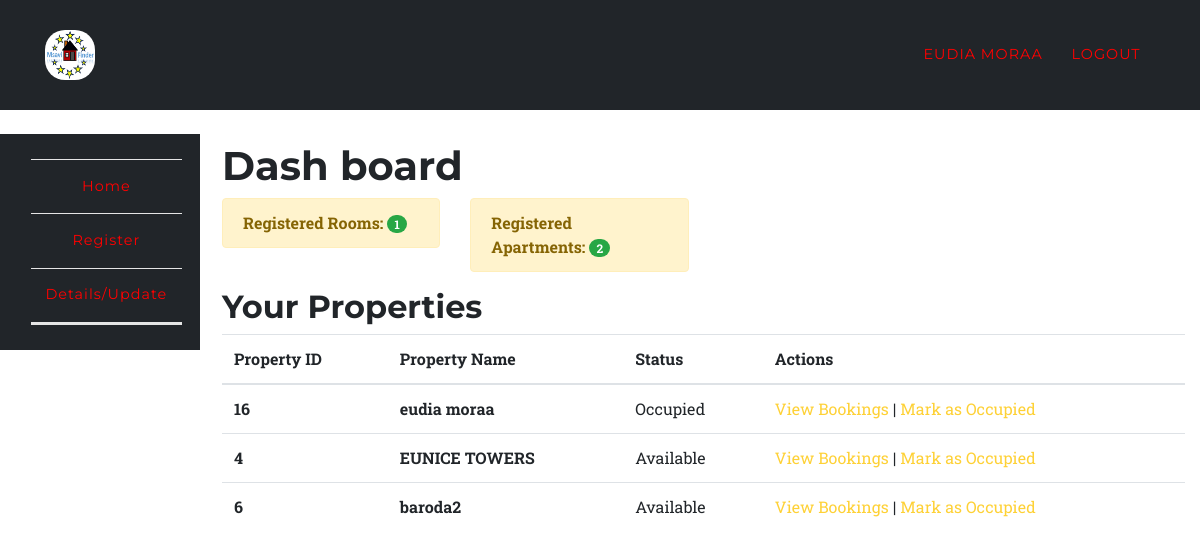
Page /auth/dashboard.php (signed in) on the committed database.
### tables this page shows
CREATE TABLE `room_rental_registrations` (
  `id` int(10) UNSIGNED NOT NULL,
  `fullname` varchar(191) NOT NULL,
  `mobile` varchar(191) NOT NULL,
  `alternat_mobile` varchar(191) NOT NULL,
  `email` varchar(191) NOT NULL,
  `country` varchar(191) NOT NULL,
  `location` varchar(191) NOT NULL,
  `city` varchar(191) NOT NULL,
  `landmark` varchar(191) NOT NULL,
  `property_type` varchar(50) DEFAULT NULL,
  `rent` varchar(191) NOT NULL,
  `sale` varchar(190) DEFAULT NULL,
  `deposit` varchar(191) NOT NULL,
  `plot_number` varchar(191) NOT NULL,
  `rooms` varchar(100) DEFAULT NULL,
  `address` varchar(191) NOT NULL,
  `accommodation` varchar(191) NOT NULL,
  `description` varchar(191) NOT NULL,
  `image` varchar(191) DEFAULT NULL,
  `open_for_sharing` varchar(191) DEFAULT NULL,
  `other` varchar(191) DEFAULT NULL,
  `vacant` int(1) NOT NULL DEFAULT 1,
  `created_at` timestamp NULL DEFAULT current_timestamp(),
  `updated_at` timestamp NULL DEFAULT current_timestamp(),
  `user_id` int(10) DEFAULT NULL
);

CREATE TABLE `room_rental_registrations_apartment` (
  `id` int(10) UNSIGNED NOT NULL,
  `fullname` varchar(191) NOT NULL,
  `mobile` varchar(191) NOT NULL,
  `alternat_mobile` varchar(191) NOT NULL,
  `email` varchar(191) NOT NULL,
  `country` varchar(191) NOT NULL,
  `location` varchar(191) NOT NULL,
  `city` varchar(191) NOT NULL,
  `landmark` varchar(191) NOT NULL,
  `property_type` varchar(50) DEFAULT NULL,
  `rent` varchar(191) NOT NULL,
  `deposit` varchar(191) NOT NULL,
  `plot_number` varchar(191) NOT NULL,
  `apartment_name` varchar(100) DEFAULT NULL,
  `ap_number_of_plats` varchar(100) DEFAULT NULL,
  `rooms` varchar(100) DEFAULT NULL,
  `floor` varchar(100) DEFAULT NULL,
  `purpose` varchar(100) DEFAULT NULL,
  `own` varchar(100) DEFAULT NULL,
  `area` varchar(100) DEFAULT NULL,
  `address` varchar(191) NOT NULL,
  `accommodation` varchar(191) NOT NULL,
  `description` varchar(191) NOT NULL,
  `image` varchar(191) DEFAULT NULL,
  `open_for_sharing` varchar(191) DEFAULT NULL,
  `other` varchar(191) DEFAULT NULL,
  `vacant` int(1) NOT NULL DEFAULT 1,
  `created_at` timestamp NULL DEFAULT current_timestamp(),
  `updated_at` timestamp NULL DEFAULT current_timestamp(),
  `user_id` int(10) DEFAULT NULL
);

### auth/dashboard.php (the view, shortened to what this page needs)
<?php
    require '../config/config.php';
    $stmt = $connect->prepare('SELECT count(*) as total_auth_user_rent FROM room_rental_registrations WHERE user_id = :user_id');
    $stmt->execute(array(
        ':user_id' => $_SESSION['id']
    ));
    $total_auth_user_rent = $stmt->fetch(PDO::FETCH_ASSOC);
    $stmt = $connect->prepare('SELECT count(*) as total_auth_user_rent_ap FROM room_rental_registrations_apartment WHERE user_id = :user_id');
    $stmt->execute(array(
        ':user_id' => $_SESSION['id']
    ));
    $total_auth_user_rent_ap = $stmt->fetch(PDO::FETCH_ASSOC);
    $user_id = $_SESSION['id'];
    $stmt = $connect->prepare('SELECT * FROM room_rental_registrations WHERE user_id = :user_id');
    $stmt->execute(array(':user_id' => $user_id));
    $user_properties_1 = $stmt->fetchAll(PDO::FETCH_ASSOC);
    $stmt = $connect->prepare('SELECT * FROM room_rental_registrations_apartment WHERE user_id = :user_id');
    $stmt->execute(array(':user_id' => $user_id));
    $user_properties_2 = $stmt->fetchAll(PDO::FETCH_ASSOC);
    $user_properties = array_merge($user_properties_1, $user_properties_2);
?>
<?php include '../include/header.php';?>
    <nav class="navbar navbar-expand-lg navbar-dark" style="background-color:#212529;" id="mainNav">
      <div class="container">
      <a class="navbar-brand js-scroll-trigger" href="#page-top">
  <img src="../assets/img/logo1.png" alt="Logo" style="width: 50px; height: 50px;  border-radius: 40%;">
</a>
        <div class="collapse navbar-collapse" id="navbarResponsive">
          <ul class="navbar-nav text-uppercase ml-auto">
            <li class="nav-item">
              <a class="nav-link" href="#"><?php echo $_SESSION['fullname']; ?> <?php if($_SESSION['role'] == 'admin'){ echo "(Admin)"; } ?></a>
            </li>
            <li class="nav-item">
              <a href="logout.php" class="nav-link">Logout</a>
            </li>
          </ul>
        </div>
      </div>
    </nav>
<?php include '../include/side-nav.php';?>
    <section class="wrapper" style="margin-left: 16%;margin-top: -11%;">
        <div class="col-md-12">
            <h1>Dash board</h1>
            <div class="row">
                <?php
                    if($_SESSION['role'] == 'user'){
                        echo '<div class="col-md-3">';
                        echo '<a href="../app/list.php"><div class="alert alert-warning" role="alert">';
                        echo '<b>Registered Rooms: <span class="badge badge-pill badge-success">'.$total_auth_user_rent['total_auth_user_rent'].'</span></b>';
                        echo '</div></a>';
                        echo '</div>';
                    }
                ?>
<?php
                    if($_SESSION['role'] == 'user'){
                        echo '<div class="col-md-3">';
                        echo '<a href="../app/list.php"><div class="alert alert-warning" role="alert">';
                        echo '<b>Registered Apartments: <span class="badge badge-pill badge-success">'.$total_auth_user_rent_ap['total_auth_user_rent_ap'].'</span></b>';
                        echo '</div></a>';
                        echo '</div>';
                    }
                ?>
            </div>
            <?php
            if($_SESSION['role'] == 'user' && count($user_properties) > 0){
                echo '<h2>Your Properties</h2>';
                echo '<table class="table">';
                echo '<thead>';
                echo '<tr>';
                echo '<th scope="col">Property ID</th>';
                echo '<th scope="col">Property Name</th>';
                echo '<th scope="col">Status</th>';
                echo '<th scope="col">Actions</th>';
                echo '</tr>';
                echo '</thead>';
                echo '<tbody>';
				foreach ($user_properties as $property) {
					echo '<tr>';
					echo '<th scope="row">' . (isset($property['id']) ? $property['id'] : '') . '</th>';
					echo '<th scope="row">' . (isset($property['fullname']) ? $property['fullname'] : '') . '</th>';
					echo '<td>' . (isset($property['vacant']) ? ($property['vacant'] == 1 ? 'Available' : 'Occupied') : '') . '</td>';
					echo '<td>';
					echo '<a href="view_bookings.php?id=' . (isset($property['id']) ? $property['id'] : '') . '">View Bookings</a>';
					echo ' | <a href="mark_occupied.php?id=' . (isset($property['id']) ? $property['id'] : '') . '">Mark as Occupied</a>';
					echo '</td>';
					echo '</tr>';
				}
			}
            ?>
        </div>
    </section>
<?php include '../include/footer.php';?>

### assets/css/rent.css (style rules this page uses)
body { overflow-x: hidden; font-family: 'Roboto Slab', 'Helvetica Neue', Helvetica, Arial, sans-serif; }
a { color: #fed136; }
h1, h2, h3, h4, h5, h6 { font-weight: 700; font-family: 'Montserrat', 'Helvetica Neue', Helvetica, Arial, sans-serif; }
section { padding: 100px 0; }
@media (min-width: 768px) { section { padding: 140px 0; } }
#mainNav { background-color: #212529; }
#mainNav .navbar-brand { color: #e60b0b; font-family: 'Kaushan Script', 'Helvetica Neue', Helvetica, Arial, cursive; }
#mainNav .navbar-nav .nav-item .nav-link { font-size: 90%; font-weight: 400; padding: 0.75em 0; letter-spacing: 1px; color: red; font-family: 'Montserrat', 'Helvetica Neue', Helvetica, Arial, sans-serif; }
@media (min-width: 992px) { #mainNav { padding-top: 25px; padding-bottom: 25px; -webkit-transition: padding-top 0.3s, padding-bottom 0.3s; -moz-transition: padding-top 0.3s, padding-bottom 0.3s; transition: padding-top 0.3s, padding-bottom 0.3s; border: none; background-color: transparent; } }
@media (min-width: 992px) { #mainNav .navbar-brand { font-size: 1.75em; -webkit-transition: all 0.3s; -moz-transition: all 0.3s; transition: all 0.3s; } }
@media (min-width: 992px) { #mainNav .navbar-nav .nav-item .nav-link { padding: 1.1em 1em !important; } }

### assets/css/style.css (style rules this page uses)
.navbar { border-radius: 0px; }
section { padding-left: 15px; }

### rows in the picture
room_rental_registrations: id "16", fullname "eudia moraa", vacant "Occupied"
room_rental_registrations_apartment: id "4", fullname "EUNICE TOWERS", vacant "Available"
room_rental_registrations_apartment: id "6", fullname "baroda2", vacant "Available"

### other values in the picture
$_SESSION['fullname'] "EUDIA MORAA"
$total_auth_user_rent['total_auth_user_rent'] "1"
$total_auth_user_rent_ap['total_auth_user_rent_ap'] "2"
